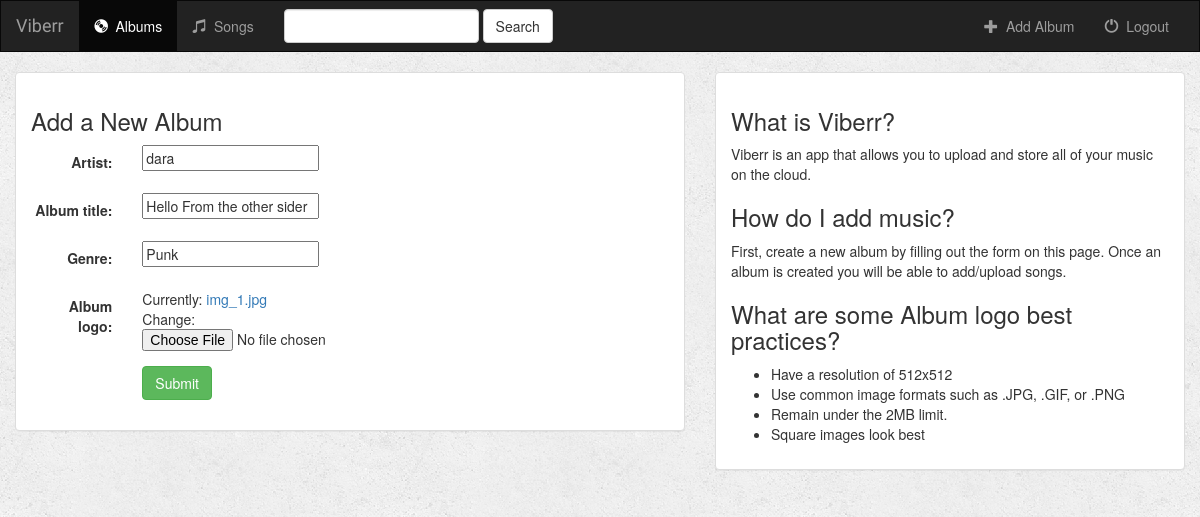
/music/album/2/, run on an earlier commit of the app's database.
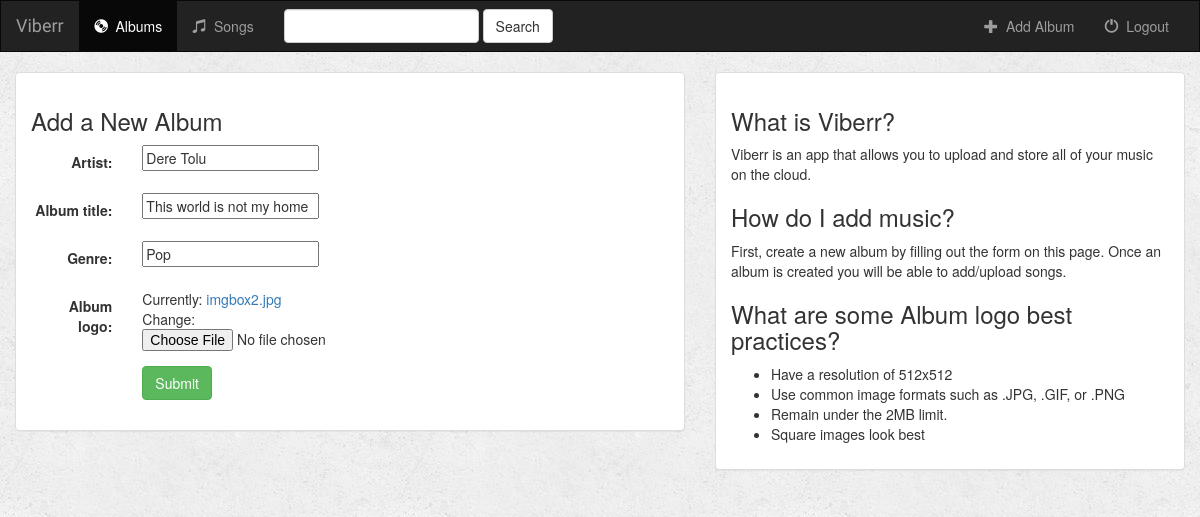
And on a later commit of the database.
### music/models.py (models this page shows, shortened)
class Album(models.Model):
    artist = models.CharField(max_length=250)
    album_title = models.CharField(max_length=500)
    genre = models.CharField(max_length=100)
    album_logo = models.FileField()

### music/views.py (the view)
# urls.py: path('album/<int:pk>/', AlbumUpdate.as_view(), name='music-album-update'),
class AlbumUpdate(UpdateView):
    model = Album
    fields = ['artist', 'album_title', 'genre', 'album_logo']

### music/templates/music/album_form.html (shortened to what this page needs)
{% extends 'music/base.html' %}
{% block albums_active %}active{% endblock %}
{% block body %}
<div class="container-fluid">
    <div class="row">
        <div class="col-sm-12 col-md-7">
            <div class="panel panel-default">
                <div class="panel-body">
                    <h3>Add a New Album</h3>
                    <form class="form-horizontal" role="form" action="" method="post" enctype="multipart/form-data">
                        {% include 'music/form_template.html' %}
                        <div class="form-group">
                            <div class="col-sm-offset-2 col-sm-10">
                                <button type="submit" class="btn btn-success">Submit</button>
                            </div>
                        </div>
                    </form>
                </div>
            </div>
        </div>
        <div class="col-sm-12 col-md-5">
            <div class="panel panel-default">
                <div class="panel-body">
                    <h3>What is Viberr?</h3>
                    <p>Viberr is an app that allows you to upload and store all of your music on the cloud.</p>
                    <h3>How do I add music?</h3>
                    <p>First, create a new album by filling out the form on this page. Once an album is created you will be able to add/upload songs.</p>
                    <h3>What are some Album logo best practices?</h3>
                    <ul>
                        <li>Have a resolution of 512x512</li>
                        <li>Use common image formats such as .JPG, .GIF, or .PNG</li>
                        <li>Remain under the 2MB limit.</li>
                        <li>Square images look best</li>
                    </ul>
                </div>
            </div>
        </div>
    </div>
</div>
{% endblock %}

### music/templates/music/base.html (shortened to what this page needs)
<!DOCTYPE html>
<html lang="en">
<head>
    {% load static %}
    <link rel="stylesheet" href="https://maxcdn.bootstrapcdn.com/bootstrap/3.3.6/css/bootstrap.min.css">
    <link rel="stylesheet" type="text/css" href="{% static 'music/css/style.css' %}"/>
</head>
<body>
<nav class="navbar navbar-inverse">
    <div class="container-fluid">
        <div class="navbar-header">
            <a class="navbar-brand" href="{% url 'music-index' %}">Viberr</a>
        </div>
        <div class="collapse navbar-collapse" id="topNavBar">
            <ul class="nav navbar-nav">
                <li class="{% block albums_active %}{% endblock %}"><a href="{% url 'music-index' %}"><span class="glyphicon glyphicon-cd" aria-hidden="true"></span>&nbsp; Albums</a></li>
                <li class="{% block songs_active %}{% endblock %}"><a href=""><span class="glyphicon glyphicon-music" aria-hidden="true"></span>&nbsp; Songs</a></li>
            </ul>
            <form class="navbar-form navbar-left" role="search" method="get" action="{% url 'music-index' %}">
                <div class="form-group">
                    <input type="text" class="form-control" name="q" value="{{ request.GET.q }}">
                </div>
                <button type="submit" class="btn btn-default">Search</button>
            </form>
            <ul class="nav navbar-nav navbar-right">
                <li>
                    <a href="{% url 'music-album-add' %}">
                        <span class="glyphicon glyphicon-plus" aria-hidden="true"></span>&nbsp; Add Album
                    </a>
                </li>
                <li>
                    <a href="">
                        <span class="glyphicon glyphicon-off" aria-hidden="true"></span>&nbsp; Logout
                    </a>
                </li>
            </ul>
        </div>
    </div>
</nav>
{% block body %}
{% endblock %}
</body>
</html>

### music/templates/music/form_template.html (shortened to what this page needs)
{% for field in form %}
    <div class="form-group">
        <div class="col-sm-offset-2 col-sm-10">
        </div>
        <label class="control-label col-sm-2" for="song_title">{{ field.label_tag }}</label>
        <div class="col-sm-10">{{ field }}</div>
    </div>
{% endfor %}

### music/static/music/css/style.css (style rules this page uses)
body { background: white url("../img/background.png"); }
.navbar { border-radius: 0; }
.navbar-brand { font-family: 'Satisfy', cursive; }

What changed in the data, as far as the page shows it:
changed Album: artist "dara" → "Dere Tolu"; album_title "Hello From the other sider" → "This world is not my home"; genre "Punk" → "Pop"
Also different on the page:
text no longer shown: "Currently: img_1.jpg Change:"
text now shown: "Currently: imgbox2.jpg Change:"
